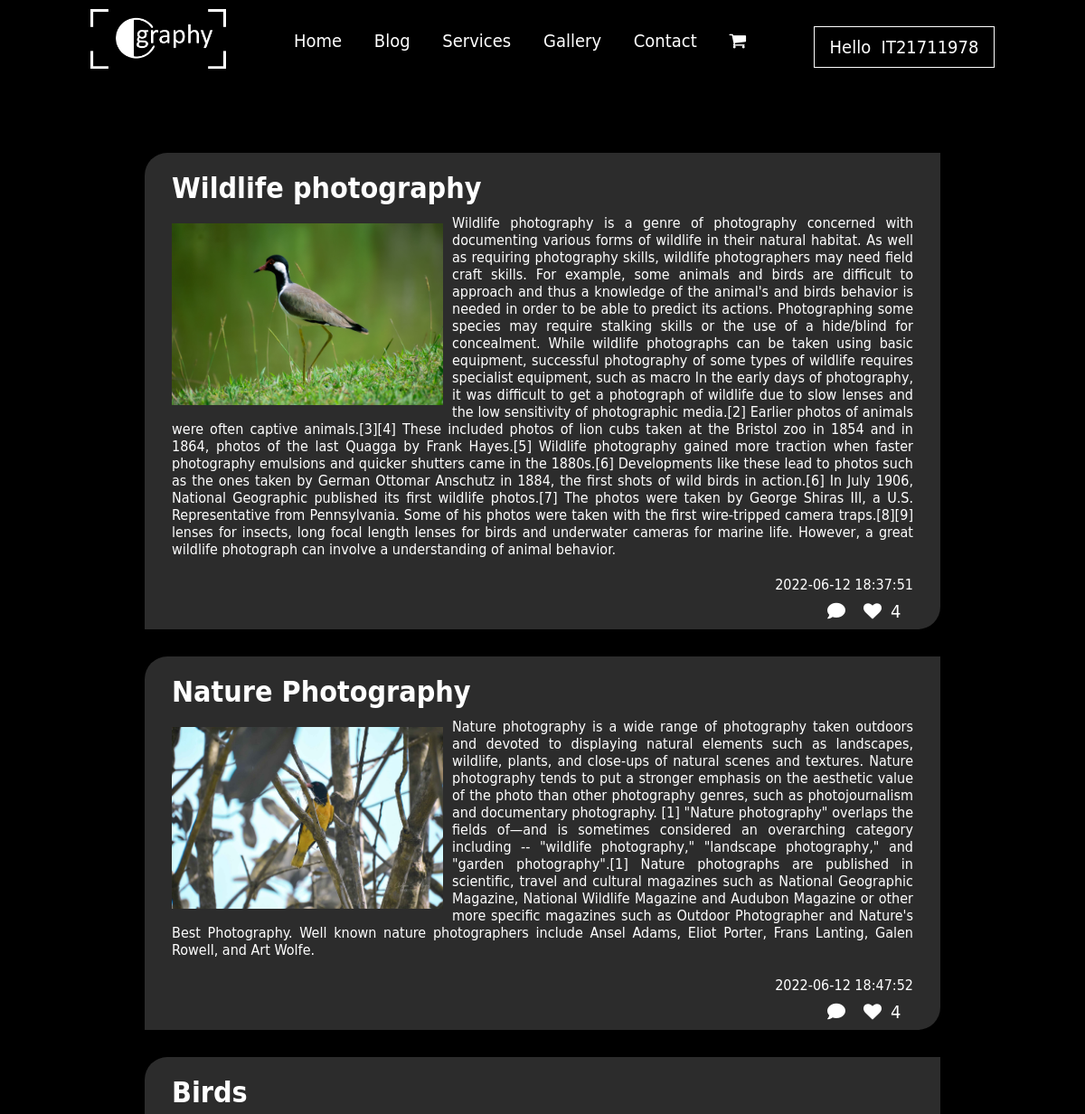
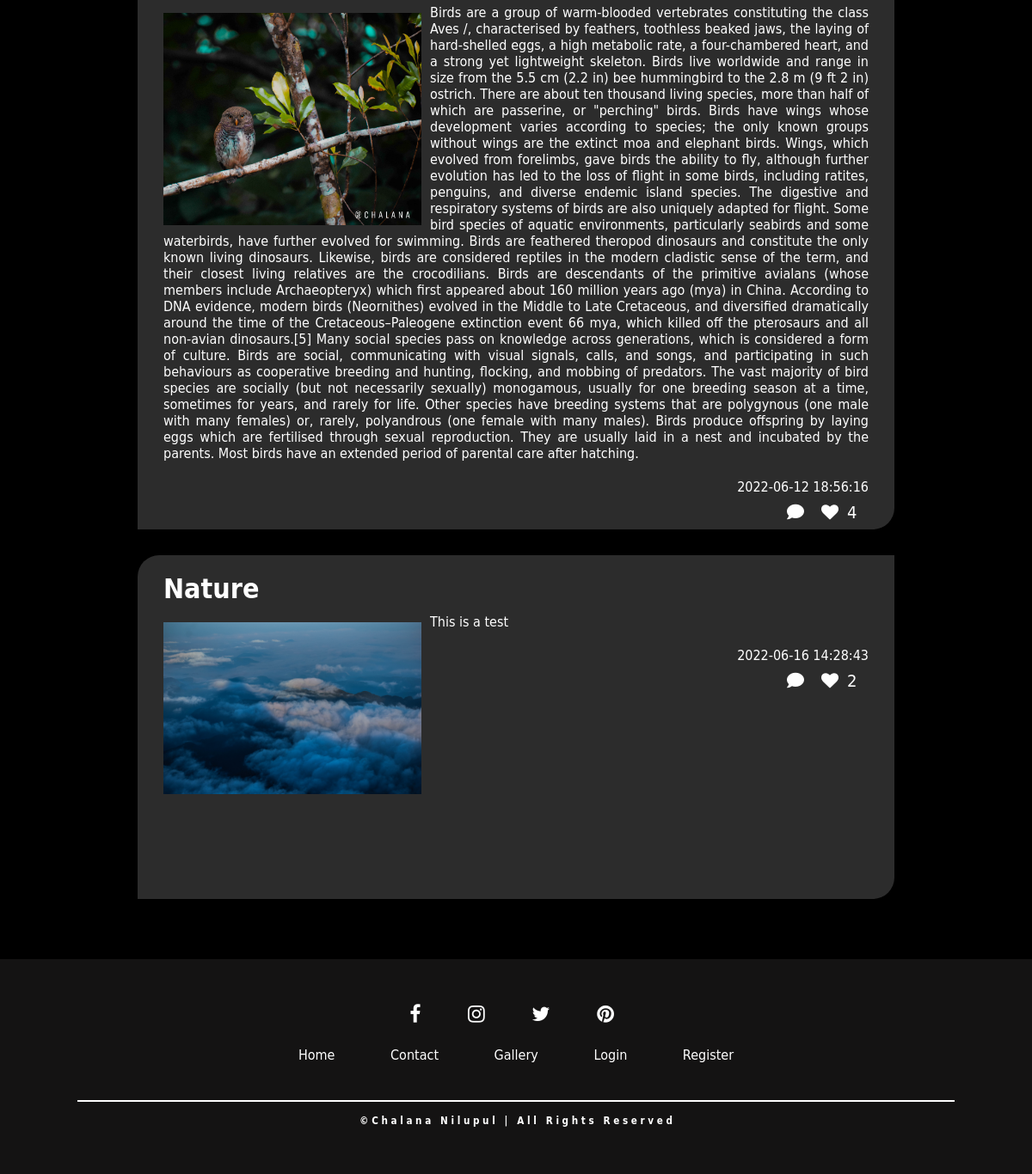
/Blog.php (signed in), run on the app's committed database (2 pictures, top to bottom).
### tables this page shows
CREATE TABLE IF NOT EXISTS `user` (
  `UserID` int(10) NOT NULL AUTO_INCREMENT,
  `Name` varchar(30) NOT NULL,
  `Email` varchar(50) NOT NULL,
  `Password` varchar(20) NOT NULL,
  `PPic` varchar(1000) NOT NULL,
  `Post` varchar(30) NOT NULL DEFAULT 'user',
  PRIMARY KEY (`UserID`)
);

CREATE TABLE IF NOT EXISTS `blogs` (
  `blogID` int(10) NOT NULL AUTO_INCREMENT,
  `Title` varchar(30) NOT NULL,
  `Image` varchar(100) NOT NULL,
  `Article` longtext NOT NULL,
  `Date` timestamp NOT NULL DEFAULT current_timestamp(),
  PRIMARY KEY (`blogID`)
);

### HTML/Blog.php (the view, shortened to what this page needs)
<?php include_once '../PHP/DB_Connect.php'; ?>
<?php session_start();
if (!isset($_SESSION["txtemail"])) {
    $bar = include_once 'navBar.php';
    $A = 'visitor';
} else {
    $bar = include_once 'navBarlogged.php';
    $A = 'logged';
}
?>
<!DOCTYPE html>
<html lang="en">
<head>
    <link rel="stylesheet" href="../CSS/fadein.css">
    <link rel="stylesheet" href="../CSS/blog.css">
    <link rel="stylesheet" href="https://stackpath.bootstrapcdn.com/font-awesome/4.7.0/css/font-awesome.min.css">
</head>
<body>
    <div class="blogs">
        <div class="bloginner">
            <?php
            $sql = "SELECT * FROM `blogs`";
            $result = mysqli_query($con, $sql);
            if (mysqli_num_rows($result) > 0) {
                while ($row = mysqli_fetch_assoc($result)) {
                    $sql1 = "SELECT COUNT(*) AS total FROM `bloglikes` WHERE `blogID` = '" . $row["blogID"] . "';";
                    $result1 = mysqli_query($con, $sql1);
                    $count = mysqli_fetch_assoc($result1);
                    $tot = $count['total'];
                    if ($A == 'logged') {
                        $sql2 = "SELECT `Post` AS A FROM `user` WHERE `Email`='" . $_SESSION["txtemail"] . "'";
                        $result2 = mysqli_query($con, $sql2);
                        $out = mysqli_fetch_assoc($result2);
                        $post = $out['A'];
                        if ($post == 'admin') {
                            echo "
                        <div class='out'>
                        <h1>" . $row["Title"] . "</h1>
                        <div class='blog'>
                            <div class='pic'><img src='" . $row["Image"] . "' alt=''></div>
                            <div class='article'>
                                <p>" . $row["Article"] . " </p>
                            </div>
                        </div>
                        <div class='date'>
                            <p>" . $row["Date"] . "</p>
                            <form action='../PHP/deleteblog.php?id=" . $row["blogID"] . "' method='POST'>
                                         <button class='like' ><i class='fa fa-trash' aria-hidden='true'></i></button>
                                 </form>
                        </div>
                    </div>
                        ";
                        } else {
                            echo "
                <div class='out'>
                <h1>" . $row["Title"] . "</h1>
                <div class='blog'>
                    <div class='pic'><img src='" . $row["Image"] . "' alt=''></div>
                    <div class='article'>
                        <p>" . $row["Article"] . " </p>
                    </div>
                </div>
                <div class='date'>
                    <p>" . $row["Date"] . "</p>
                    <button class='count'>" . $tot . "</button>
                    <form action='../PHP/addLikeBlog.php?id=" . $row["blogID"] . "' method='POST'>
                                 <button class='like' ><i class='fa fa-heart' ></i></button>
                         </form>
                <a href='../User/blogfull.php?id=" . $row["blogID"] . " '><button><i class='fa-solid fa-comment'></i></button></a>
                </div>
            </div>
                ";
                        }
                    }
                }
            }
            ?>
        </div>
    </div>
<?php include_once 'footer.php'; ?>
</body>
</html>

### HTML/navBarlogged.php (shortened to what this page needs)
<!DOCTYPE html>
<html lang="en">
<head>
    <link rel="stylesheet" type="text/css" href="../CSS/nav_&_Footer_php.css" />
    <link rel="stylesheet" type="text/css" href="https://cdnjs.cloudflare.com/ajax/libs/font-awesome/6.0.0/css/all.min.css">
</head>
<body>
    <div class="navbar">
        <img src="../Images/LOGO.png" class="logo">
    	<div class="navLinks" id="navLinks">
			<div class="">
				<ul>
					<li><a href="../User/UserHome.php">Home</a></li>
					<li><a href="Blog.php">Blog</a></li>
					<li><a href="../User/UserHome.php">Services</a></li>
					<li><a href="galleryNew.php">Gallery</a></li>
					<li><a href="contact.php">Contact</a></li>
                    <li><a href="../User/cart.php"><i class="fa fa-shopping-cart" aria-hidden="true"></i></a></li>
				</ul>
			</div>
		</div>
        <div class="dropdown" style="float:right;">
            <button class="dropbtn">Hello&nbsp; <?php
                                                $con = mysqli_connect("localhost", "root", "", "cngraphy");
                                                $sql = "SELECT `Name` FROM `user` WHERE `Email`='" . $_SESSION['txtemail'] . "'";
                                                $result = mysqli_query($con, $sql);
                                                if (mysqli_num_rows($result) > 0) {
                                                    $row = mysqli_fetch_assoc($result);
                                                    echo "" . $row["Name"] . "";
                                                } ?></button>
        </div>
    </div>
</body>
</html>

### CSS/nav_&_Footer_php.css (style rules this page uses)
body { background-color: rgb(0, 0, 0); }
* { box-sizing: border-box; margin: 0; padding: 0; font-family: "Gill Sans", "Gill Sans MT", "Myriad Pro", "DejaVu Sans Condensed", Helvetica, Arial, "sans-serif"; }
.navbar { width: 100%; margin: auto; padding: 10px 100px; display: flex; align-items: center; justify-content: space-between; font-family: "josefin-sans"; font-size: 20px; position: absolute; }
.logo { width: 150px; cursor:pointer; }
.navbar ul li { list-style: none; display: inline-block; margin: 0 15px; position: relative; }
.navbar ul li a { text-decoration: none; color: #FFFFFF; }
.navbar ul li::after { content: ''; height: 3px; width: 0%; background:#ffffff; position: absolute; left:0; bottom: -10px; transition: 0.3s; }
.dropbtn { background-color: transparent; border: 1px solid white; color: white; padding: 10px; font-size: 10px; font-size: 20px; width: 200px; cursor: pointer; transition: 0.5s; }
.dropdown { margin-top: 15px; position: relative; display: inline-block; transition: 0.5s; }
ul { list-style: none; }

### CSS/fadein.css (style rules this page uses)
body { animation: transition 0.7s; }

### CSS/blog.css (style rules this page uses)
* { margin: 0; padding: 0; box-sizing: border-box; }
body { background-color: rgb(0, 0, 0); }
.blogs { justify-content: center; flex: wrap; display:flex ; }
.bloginner { width: 80%; height: auto; margin-top: 130px; padding-left: 40px; padding-right: 40px; padding-bottom: 40px; }
.out { border-bottom-right-radius: 25px; border-top-left-radius: 25px; background-color: rgb(44, 44, 44); padding-top: 20px; padding-left: 30px; padding-bottom: 40px; padding-right: 30px; min-height:400px; height: auto; width: 100%; margin-top: 20px; margin-bottom: 30px; color: white; transition: 0.5s; }
.blog .pic { margin-top: 10px; margin-right: 10px; float: left; }
.blog .pic img { width: 300px; }
.blog .article { text-align: justify; margin-top: 10px; margin-bottom: 10px; }
.out .date p { text-align: right; padding-top: 10px; }
a { color: white; }
.out .date i { color: white; font-size: 20px; }
.out .date button { width: 30px; background-color: transparent; margin-left: 10px; }
.out .date .count { margin-left:0 ; padding-top: 3px; padding-right: 0; font-size: 20px; color: white; padding-right: 20px; }
.out button { float: right; margin-top: 5px; }
.out button { width: 60px; background-color: aquamarine; border: none; padding: 5px; border-radius: 20px }

### data on the page
user: Name "IT21711978"
blogs: Title "Wildlife photography", Image (picture), Article "Wildlife photography is a genre of photography concerned with documenting various forms of wildlife in their natural habitat. As well as requiring photography skills, wildlife photographers may need field craft skills. For example, some animals and birds are difficult to approach and thus a knowledge of the animal's and birds behavior is needed in order to be able to predict its actions. Photographing some species may require stalking skills or the use of a hide/blind for concealment. While wildlife photographs can be taken using basic equipment, successful photography of some types of wildlife requires specialist equipment, such as macro In the early days of photography, it was difficult…", Date "2022-06-12 18:37:51", tot "4"
blogs: Title "Nature Photography", Image (picture), Article "Nature photography is a wide range of photography taken outdoors and devoted to displaying natural elements such as landscapes, wildlife, plants, and close-ups of natural scenes and textures. Nature photography tends to put a stronger emphasis on the aesthetic value of the photo than other photography genres, such as photojournalism and documentary photography. [1] \"Nature photography\" overlaps the fields of—and is sometimes considered an overarching category including -- \"wildlife photography,\" \"landscape photography,\" and \"garden photography\".[1] Nature photographs are published in scientific, travel and cultural magazines such as National Geographic Magazine, National Wildlife Magazine…", Date "2022-06-12 18:47:52", tot "4"
blogs: Title "Birds", Image (picture), Article "Birds are a group of warm-blooded vertebrates constituting the class Aves /, characterised by feathers, toothless beaked jaws, the laying of hard-shelled eggs, a high metabolic rate, a four-chambered heart, and a strong yet lightweight skeleton. Birds live worldwide and range in size from the 5.5 cm (2.2 in) bee hummingbird to the 2.8 m (9 ft 2 in) ostrich. There are about ten thousand living species, more than half of which are passerine, or \"perching\" birds. Birds have wings whose development varies according to species; the only known groups without wings are the extinct moa and elephant birds. Wings, which evolved from forelimbs, gave birds the ability to fly, although further evolution…", Date "2022-06-12 18:56:16", tot "4"
blogs: Title "Nature", Image (picture), Article "This is a test", Date "2022-06-16 14:28:43", tot "2"
